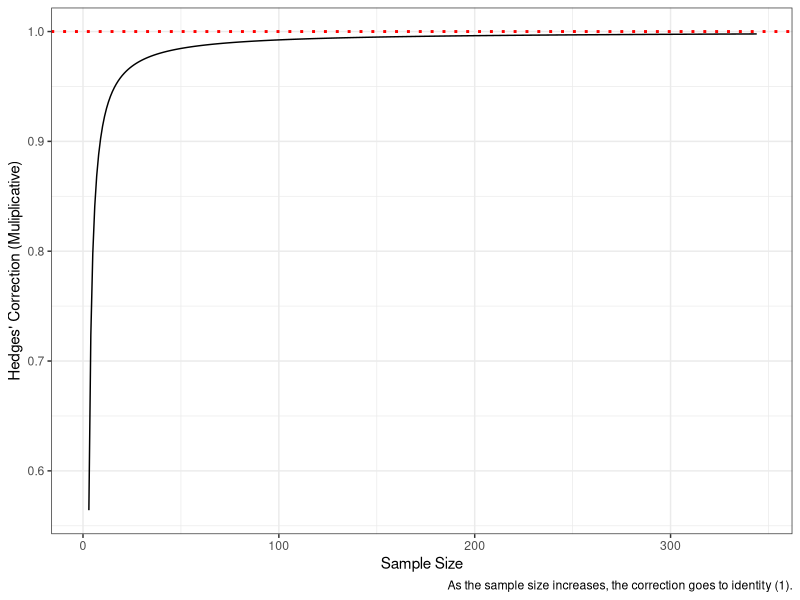
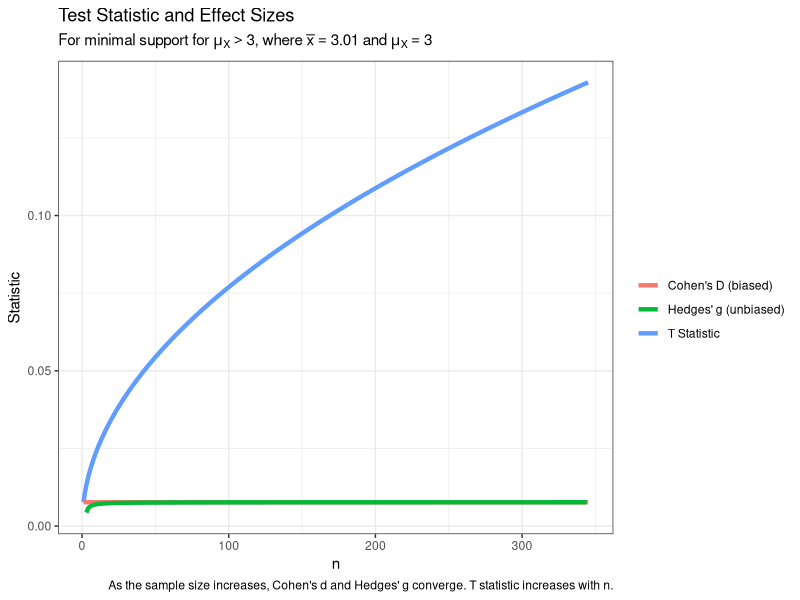
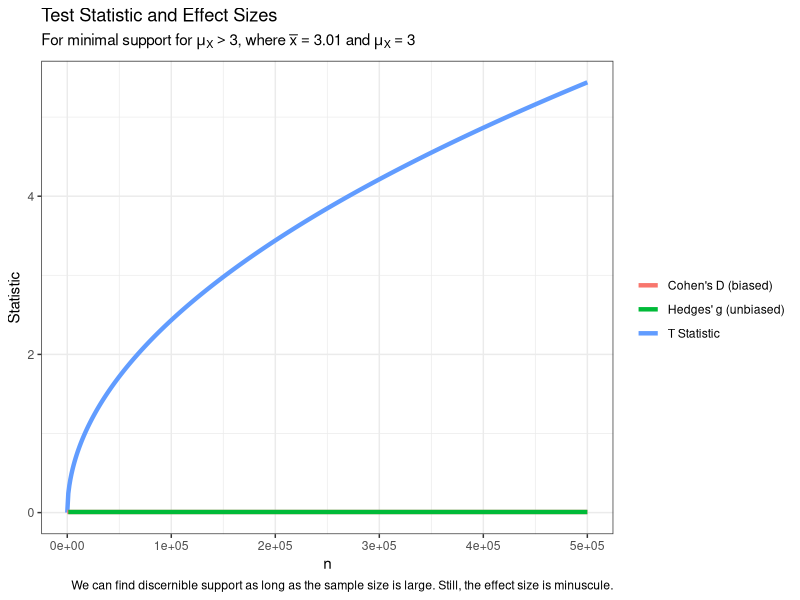

Generate these figures, in order, with R:
################################################################################
# LECTURE 19 R CODE
# CIPOLLI
# MATH 240 - SPRING 2025
################################################################################
library(tidyverse)
library(patchwork)

################################################################################
# Significant? 
################################################################################
# Suppose we aim to evaluate a t-test under the following conditions:
mu0 <- 3
xbar <- 3.01
s <- 1.3

# Note: for the effect size, we need to use the gamma function. On my computer
#       it stops working at n=345.
# >   gamma((344-1)/2)
# [1] 9.483368e+307
# > gamma((345-1)/2
# [1] inf

t.dat.small <- tibble(n=1:345)|>
  # compute the t-statistic and Cohen's d
  mutate(tn = (xbar-mu0)/(s/sqrt(n)),
         cd = abs(xbar-mu0)/s) |> 
  # compute the correction for hedges g (not calculatable for n<=2)
  mutate(g.correction = case_when(n <= 2 ~ NA_real_,
                                  TRUE ~ gamma((n-1)/2) / (sqrt((n-1)/2)*gamma((n-2)/2))))|>
  mutate(g = cd * g.correction)

# What does the correction do over the sample size?
ggplot(data=t.dat.small)+
  geom_line(aes(x=n, y=g.correction))+
  xlab("Sample Size")+
  ylab("Hedges' Correction (Muliplicative)")+
  geom_hline(yintercept=1, color="red", linetype="dotted", linewidth=1)+
  theme_bw()+
  labs(caption="As the sample size increases, the correction goes to identity (1).")

# What does the t-statistic and effect size encode?
ggplot(data=t.dat.small)+
  geom_line(aes(x=n, y=tn, color="T Statistic"),
            linewidth=1.5)+
  geom_line(aes(x=n, y=cd, color="Cohen's D (biased)"),
            linewidth=1.5)+
  geom_line(aes(x=n, y=g, color="Hedges' g (unbiased)"),
            linewidth=1.5)+
  theme_bw()+
  ylab("Statistic")+
  labs(color="")+
  labs(caption="As the sample size increases, Cohen's d and Hedges' g converge. T statistic increases with n.")+
  ggtitle("Test Statistic and Effect Sizes",
          subtitle=bquote("For minimal support for"~mu[X]>3*", where"~{bar(x)==3.01}~"and"~{mu[X]==3}))



# Compute the t-statistic and effect size over various sample sizes
t.dat <- tibble(n=seq(0, 500000, 1000))|>
  # compute the t-statistic and Cohen's d
  mutate(tn = (xbar-mu0)/(s/sqrt(n)),
         cd = abs(xbar-mu0)/s) |> 
  # compute the correction for hedges g (not calculatable for n<=2)
  mutate(g.correction = case_when(n <= 2 ~ NA_real_,
                                  n < 345 ~ gamma((n-1)/2) / (sqrt((n-1)/2)*gamma((n-2)/2)),
                                  TRUE ~ 1) # note g approaches 1 as n increases
  )|>
  mutate(g = cd * g.correction)

# What does the t-statistic and effect size encode?
ggplot(data=t.dat)+
  geom_line(aes(x=n, y=tn, color="T Statistic"),
            linewidth=1.5)+
  geom_line(aes(x=n, y=cd, color="Cohen's D (biased)"),
            linewidth=1.5)+
  geom_line(aes(x=n, y=g, color="Hedges' g (unbiased)"),
            linewidth=1.5)+
  theme_bw()+
  ylab("Statistic")+
  labs(color="")+
  labs(caption="We can find discernible support as long as the sample size is large. Still, the effect size is minuscule.")+
  ggtitle("Test Statistic and Effect Sizes",
          subtitle=bquote("For minimal support for"~mu[X]>3*", where"~{bar(x)==3.01}~"and"~{mu[X]==3}))